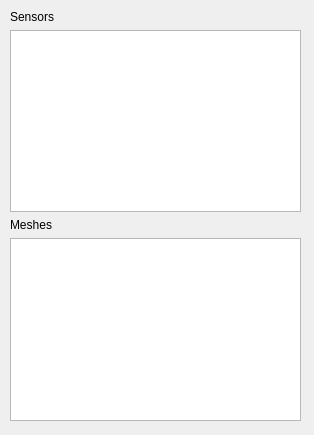
<?xml version="1.0" encoding="UTF-8"?>
<ui version="4.0">
 <class>SensorsDialog</class>
 <widget class="QDialog" name="SensorsDialog">
  <property name="geometry">
   <rect>
    <x>0</x>
    <y>0</y>
    <width>314</width>
    <height>435</height>
   </rect>
  </property>
  <property name="windowTitle">
   <string>Dialog</string>
  </property>
  <widget class="QWidget" name="verticalLayoutWidget">
   <property name="geometry">
    <rect>
     <x>10</x>
     <y>10</y>
     <width>291</width>
     <height>411</height>
    </rect>
   </property>
   <layout class="QVBoxLayout" name="verticalLayout">
    <item>
     <widget class="QLabel" name="labelSensors">
      <property name="text">
       <string>Sensors</string>
      </property>
     </widget>
    </item>
    <item>
     <widget class="QTableView" name="tableViewSensors">
      <attribute name="horizontalHeaderStretchLastSection">
       <bool>true</bool>
      </attribute>
     </widget>
    </item>
    <item>
     <widget class="QLabel" name="labelMeshes">
      <property name="text">
       <string>Meshes</string>
      </property>
     </widget>
    </item>
    <item>
     <widget class="QTableView" name="tableViewMeshes">
      <attribute name="horizontalHeaderStretchLastSection">
       <bool>true</bool>
      </attribute>
     </widget>
    </item>
   </layout>
  </widget>
 </widget>
 <resources/>
 <connections/>
</ui>
